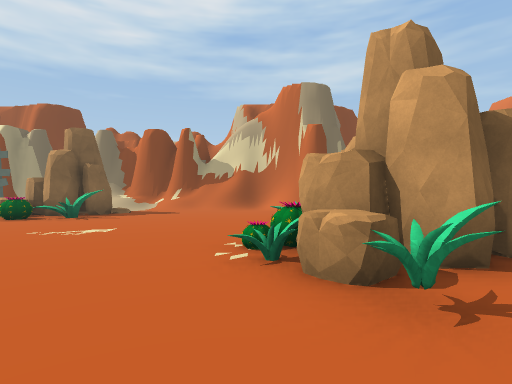
view 1 (above)

24 first-person views from a walk through a 3-D level made in the Unity game engine. The camera is 1.5 m above the floor, looks level and sees 80° across. The floor is counted in squares, 2 m on a side. Each view is taken from the middle of a square. On the plan, view 1 faces up. The plan holds only what a view shows up to about 10 squares ahead; the rest is blank. The place goes on beyond the plan. The player character is not drawn. Some surface patterns are stand-ins.

view 2
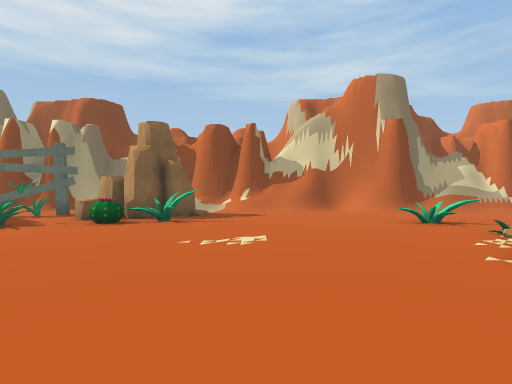

view 3
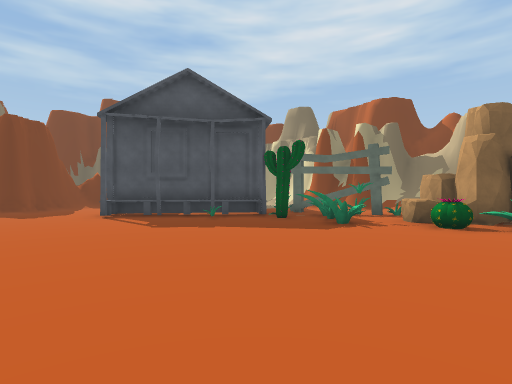

view 4
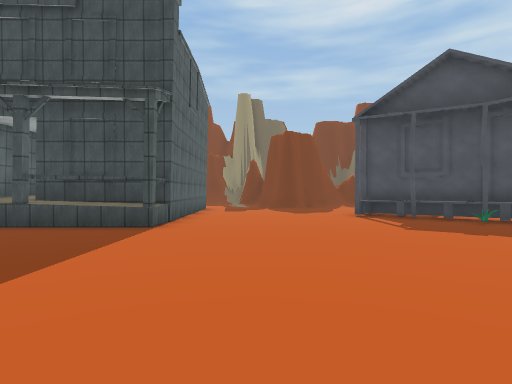

view 5
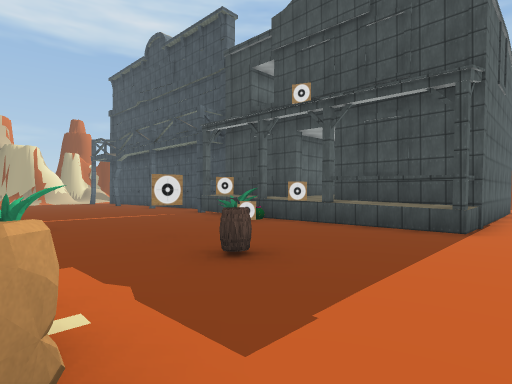

view 6
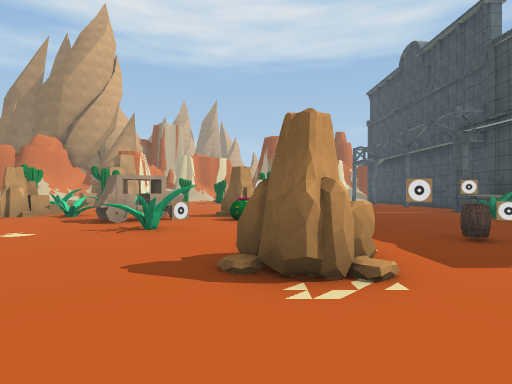

view 7
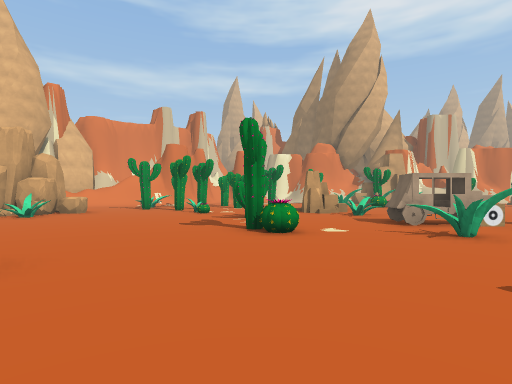

view 8
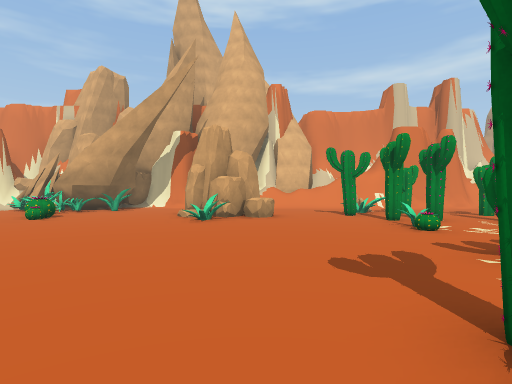

view 9
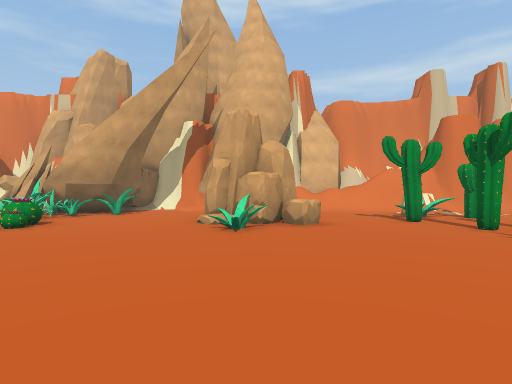

view 10
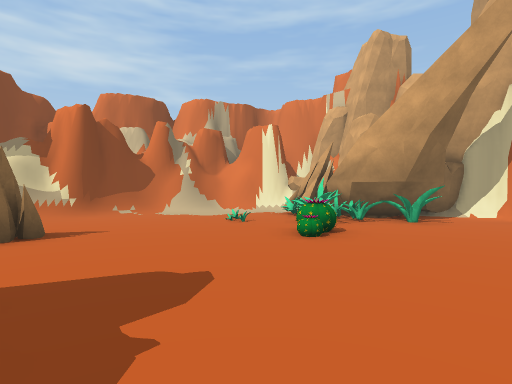

view 11
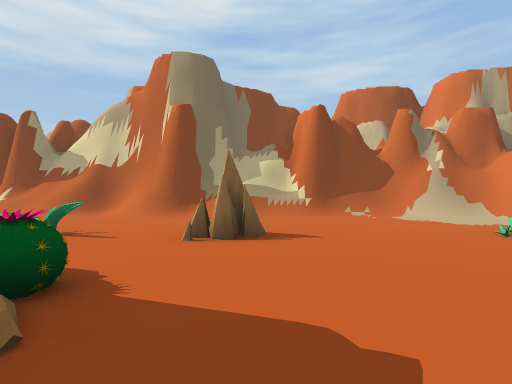

view 12
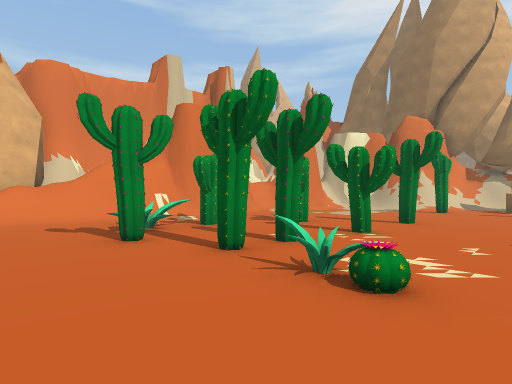

view 13
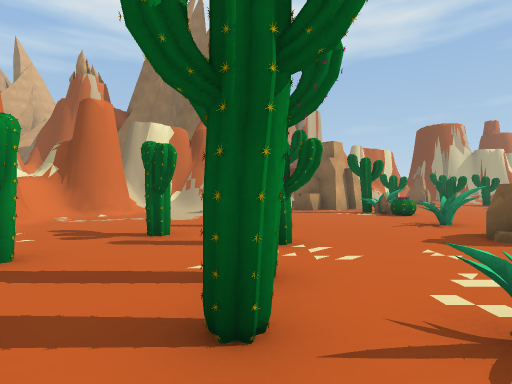

view 14
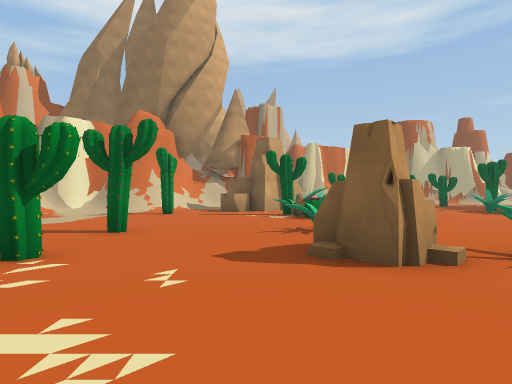

view 15
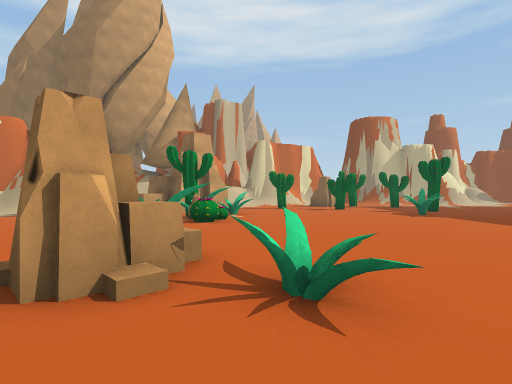

view 16
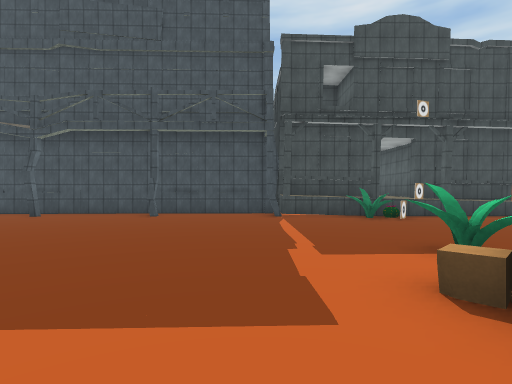

view 17
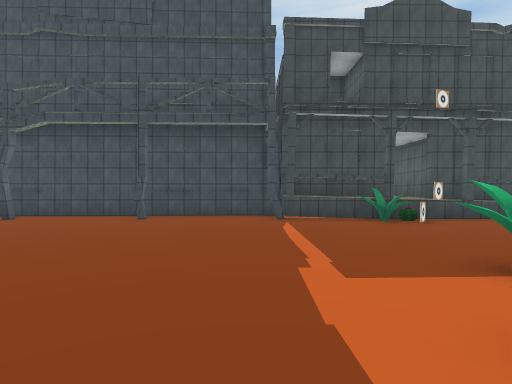

view 18
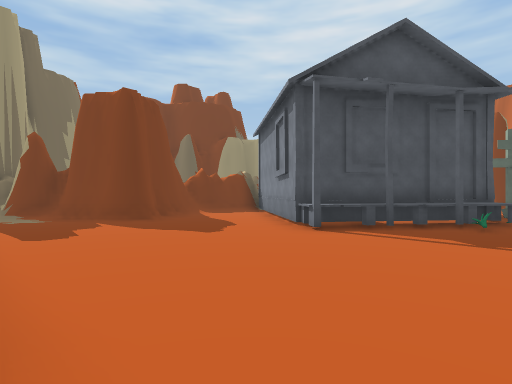

view 19
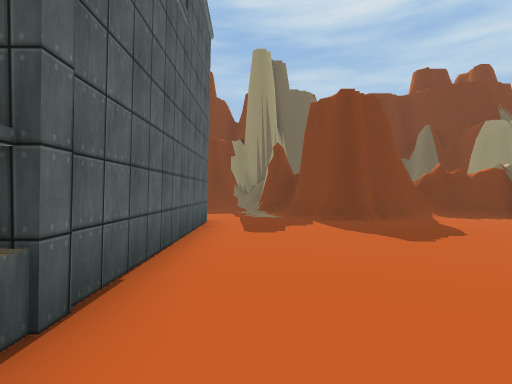

view 20
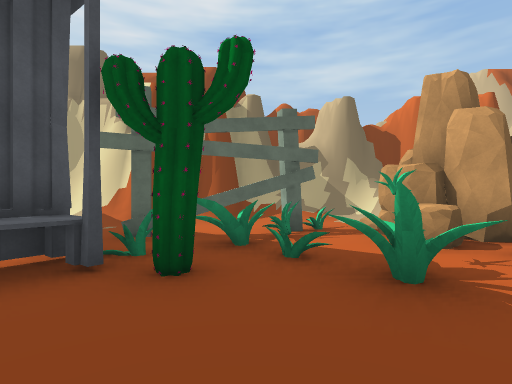

view 21
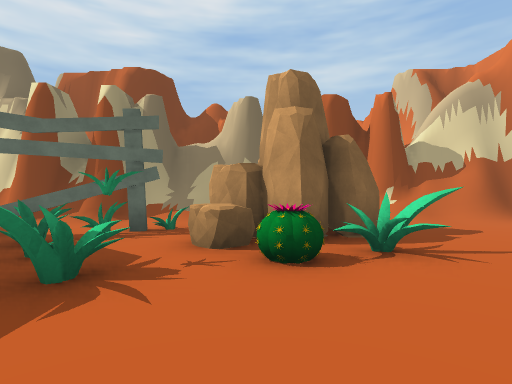

view 22
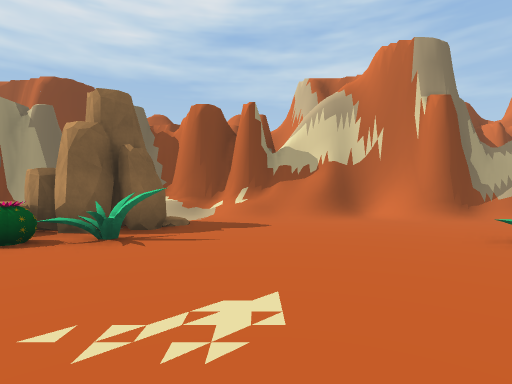

view 23
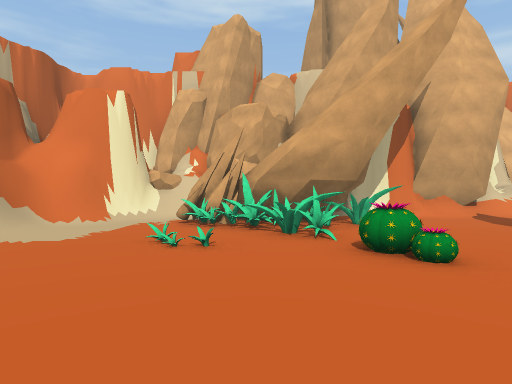

view 24
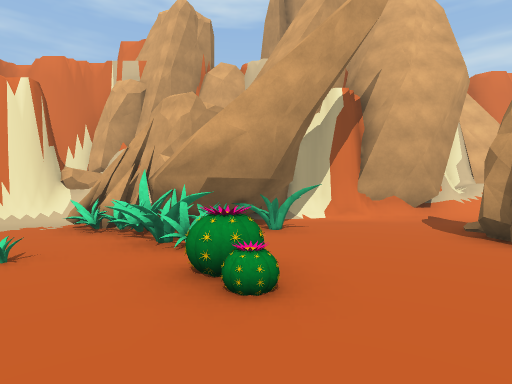

### Floor plan
Key: @ floor where view 1 was taken; # wall or solid block; . main floor; : floor 0.25 m higher than the main floor; / step, stairs or slope; = window, fence, low wall or low ledge; ^ raised ledge; R rock; C cactus; H house; B barrel; O other object.
Columns run from 24 left of view 1 to 17 right of it. Each row starts with its distance up from view 1.
 14          ##   ###########
 13          /#####////////#############
 12           .......R ...//./////////####
 11            ....O.RR:................/##
 10            .OOO..RRR................./##
  9             HOO.RCCO.....O...........R#
  8    ##     ##HC.OOC.......OO.RR....O.RR#
  7    #/.   ##H...O...................OO##
  6    #/..###HHO............OO.......OO##
  5    #/...#HH..............OOC....CC..O###
  4    ##....H..............CCRR........O./#
  3     ##..................RRR...........##
  2   ####...................R............##
  1   ##.............................ORR..:#
  0 ###.....................@.......ORRRR.##
 -1    ................RR............R.R  /##
 -2       ######^...... .....C..........   /#
 -3            #^....OB ..................//##
 -4            ##...... ..OO...C..C...C...=//#
 -5            ^^#...#. ...........OC..OO/#/
 -6          ^^^^CO.... C.OOO.......C..C.//
 -7            #^O....OO ..O..OR....C....##
 -8            #^.....O.RR...OORR.....C..#
 -9            #^......................../
-10            #...............OO...C.....#
-11            #..........................#
-12            #.........................##
-13            #...............O......../#
-14            #.........O.....OOC......
-15            #..... ..OO.....O    C

Where each view was taken, in squares from view 1:
view 1: 0 up, 0 right, facing up
view 2: 1 up, 3 left, facing up
view 3: 1 up, 5 left, facing up-left
view 4: 1 up, 5 left, facing left
view 5: 0 up, 5 left, facing down-left
view 6: 2 up, 4 left, facing down
view 7: 2 up, 3 left, facing down-right
view 8: 1 down, 0 right, facing right
view 9: 0 up, 2 right, facing right
view 10: 2 up, 4 right, facing up-right
view 11: 3 up, 5 right, facing up
view 12: 2 down, 5 right, facing down-right
view 13: 3 down, 8 right, facing down
view 14: 4 down, 5 right, facing down
view 15: 5 down, 2 right, facing down
view 16: 10 down, 2 left, facing left
view 17: 10 down, 3 left, facing left
view 18: 1 down, 11 left, facing up-left
view 19: 0 up, 11 left, facing left
view 20: 5 up, 10 left, facing up
view 21: 5 up, 7 left, facing up
view 22: 4 up, 3 left, facing up
view 23: 7 up, 5 right, facing right
view 24: 5 up, 6 right, facing right
